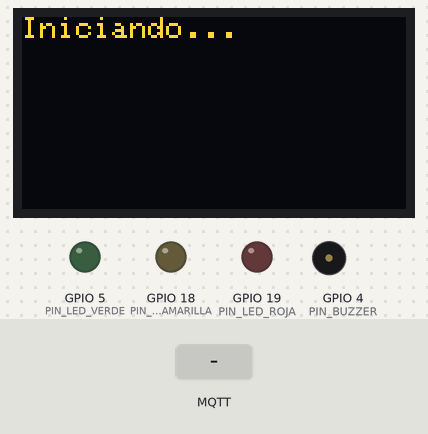
This sketch was run on a simulated ESP32. Parts: 128×64 one-colour display, output pins drawn as LEDs (lit = HIGH), buzzer (waves = sounding). The inputs (shaded band) are chosen by the test bench. The OLED is the two-colour kind (top 16 rows yellow); WiFi joins after 1.5 s; servers stay silent unless stated; random numbers use the default seed unless the sketch sets one; no MQTT or app messages arrive unless stated; what the sketch prints to the serial monitor is not drawn.

Above: at 0.1 s.
At 2.7 s:
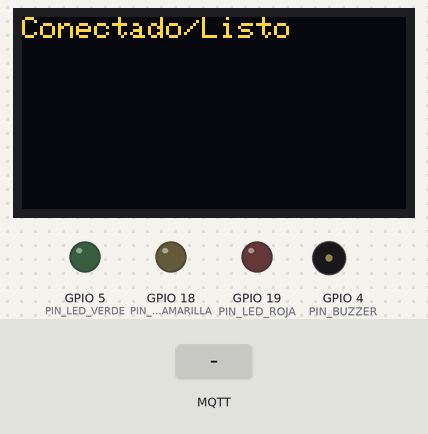
2.8 s: MQTT message "reproducir_musica" arrives on the first subscribed topic
At 6.6 s:
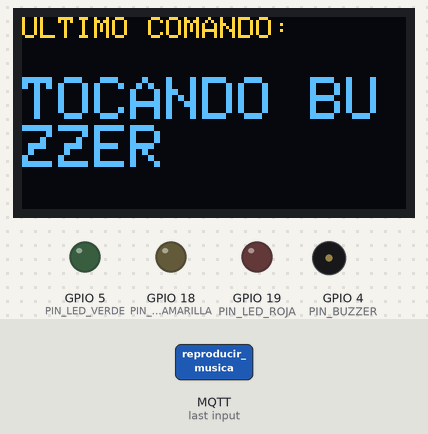
Timing chart, 0 to 12.9 s (numbered marks = the images above; inputs shaded):
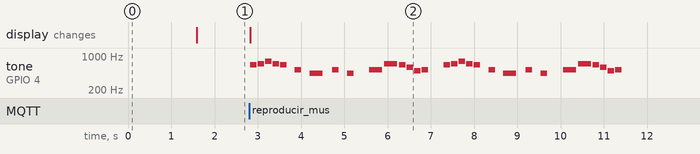

The sketch:

codigo_esp32_pedro_galera_fernandez.ino
```cpp
#include <WiFi.h>
#include <PubSubClient.h>
#include <Wire.h>
#include <Adafruit_GFX.h>
#include <Adafruit_SSD1306.h>

// Conexión WiFi
const char* ssid = "";
const char* password = "";

// Servidor MQTT
const char* mqtt_server = "test.mosquitto.org";
const char* mqtt_topic_sub = "iot-luz-pedro-gf-2026";

// Pines de Hardware (Ajustar según cableado físico ESP32)
const int PIN_LED_VERDE = 5;
const int PIN_LED_AMARILLA = 18;
const int PIN_LED_ROJA = 19;
const int PIN_BUZZER = 4;

// Pantalla OLED (I2C) - GPIO 21 (SDA), GPIO 22 (SCL) estandar
#define SCREEN_WIDTH 128
#define SCREEN_HEIGHT 64
#define OLED_RESET -1
Adafruit_SSD1306 display(SCREEN_WIDTH, SCREEN_HEIGHT, &Wire, OLED_RESET);

WiFiClient espClient;
PubSubClient client(espClient);

void setup_wifi() {
  delay(10);
  Serial.println();
  Serial.print("Conectando a ");
  Serial.println(ssid);
  WiFi.begin(ssid, password);

  while (WiFi.status() != WL_CONNECTED) {
    delay(500);
    Serial.print(".");
  }

  Serial.println("");
  Serial.println("WiFi conectado");
  Serial.println("IP address: ");
  Serial.println(WiFi.localIP());
}

void reproducir_musica() {


  int melody[] = {
    // --- Bucle 1 ---
    659, 698,
    784, 698, 659, 0, 523, 0, 440,
    0, 523, 0, 440, 0, 523,
    698, 659, 587, 494, 523, 0,


    659, 698,
    784, 698, 659, 0, 523, 0, 440,
    0, 523, 0, 440, 0, 523,
    698, 659, 587, 494, 523, 0
  };

  int noteDurations[] = {
    // Bucle 1
    8, 8,
    8, 8, 8, 8, 8, 8, 4,
    8, 8, 8, 8, 4, 4,
    4, 8, 8, 8, 8, 4,

    // Bucle 2
    8, 8,
    8, 8, 8, 8, 8, 8, 4,
    8, 8, 8, 8, 4, 4,
    4, 8, 8, 8, 8, 2
  };

  int numNotas = sizeof(melody) / sizeof(melody[0]);

  // TEMPO: 1200 lo hace bastante rápido y animado
  int tempo = 1200;

  for (int thisNote = 0; thisNote < numNotas; thisNote++) {
    int duration = tempo / noteDurations[thisNote];

    // Si no es un 0 (silencio), toca la nota
    if (melody[thisNote] != 0) {
      tone(PIN_BUZZER, melody[thisNote], duration);
    }

    // Pausa un poco más corta (1.15) para que no pierda la velocidad
    int pauseBetweenNotes = duration * 1.15;
    delay(pauseBetweenNotes);

    noTone(PIN_BUZZER);
  }
}

void update_display(String color, String action) {
  display.clearDisplay();
  display.setCursor(0, 0);
  display.setTextSize(1);
  display.println("ULTIMO COMANDO:");

  display.setCursor(0, 20);
  display.setTextSize(2);
  display.print(action);
  display.print(" ");
  display.println(color);

  display.display();
}

void callback(char* topic, byte* payload, unsigned int length) {
  String messageTemp;
  for (int i = 0; i < length; i++) {
    messageTemp += (char)payload[i];
  }
  Serial.print("Mensaje recibido en topic: ");
  Serial.println(topic);
  Serial.print("Mensaje: ");
  Serial.println(messageTemp);

  if (messageTemp == "encender_roja") {
    digitalWrite(PIN_LED_ROJA, HIGH);
    digitalWrite(PIN_LED_VERDE, LOW);
    digitalWrite(PIN_LED_AMARILLA, LOW);
    update_display("ROJA", "ENCENDIDA");
  } else if (messageTemp == "encender_verde") {
    digitalWrite(PIN_LED_ROJA, LOW);
    digitalWrite(PIN_LED_VERDE, HIGH);
    digitalWrite(PIN_LED_AMARILLA, LOW);
    update_display("VERDE", "ENCENDIDA");
  } else if (messageTemp == "encender_amarilla") {
    digitalWrite(PIN_LED_ROJA, LOW);
    digitalWrite(PIN_LED_VERDE, LOW);
    digitalWrite(PIN_LED_AMARILLA, HIGH);
    update_display("AMARILLA", "ENCENDIDA");
  } else if (messageTemp == "reproducir_musica") {
    update_display("BUZZER", "TOCANDO");
    reproducir_musica();
  }
}

void reconnect() {
  while (!client.connected()) {
    Serial.print("Intentando conexión MQTT...");
    // ID de cliente aleatorio
    String clientId = "ESP32Client-";
    clientId += String(random(0, 1000));

    if (client.connect(clientId.c_str())) {
      Serial.println("conectado");
      client.subscribe(mqtt_topic_sub);
    } else {
      Serial.print("falló, rc=");
      Serial.print(client.state());
      Serial.println(" intentando de nuevo en 5 segundos");
      delay(5000);
    }
  }
}

void setup() {
  Serial.begin(115200);

  // Configuración Pines
  pinMode(PIN_LED_ROJA, OUTPUT);
  pinMode(PIN_LED_VERDE, OUTPUT);
  pinMode(PIN_LED_AMARILLA, OUTPUT);
  pinMode(PIN_BUZZER, OUTPUT);
  digitalWrite(PIN_LED_ROJA, LOW);
  digitalWrite(PIN_LED_VERDE, LOW);
  digitalWrite(PIN_LED_AMARILLA, LOW);

  // Iniciar OLED
  if(!display.begin(SSD1306_SWITCHCAPVCC, 0x3C)) {
    Serial.println(F("Error asiganción SSD1306 OLED"));
  }
  display.clearDisplay();
  display.setTextColor(WHITE);
  display.setTextSize(1);
  display.setCursor(0, 0);
  display.println("Iniciando...");
  display.display();

  setup_wifi();
  client.setServer(mqtt_server, 1883);
  client.setCallback(callback);

  display.clearDisplay();
  display.setCursor(0, 0);
  display.println("Conectado/Listo");
  display.display();
}

void loop() {
  if (!client.connected()) {
    reconnect();
  }
  client.loop();
}
```

Measured:
- after the input at 2.8 s, tone on GPIO 4 (PIN_BUZZER): plays 659 Hz for 0.15 s, 698 Hz for 0.15 s, 784 Hz for 0.15 s, 698 Hz for 0.15 s, 659 Hz for 0.15 s, 523 Hz for 0.15 s … (30 notes in this stretch), starting at once; the display: first differs from a run without the input at once (image 2)
